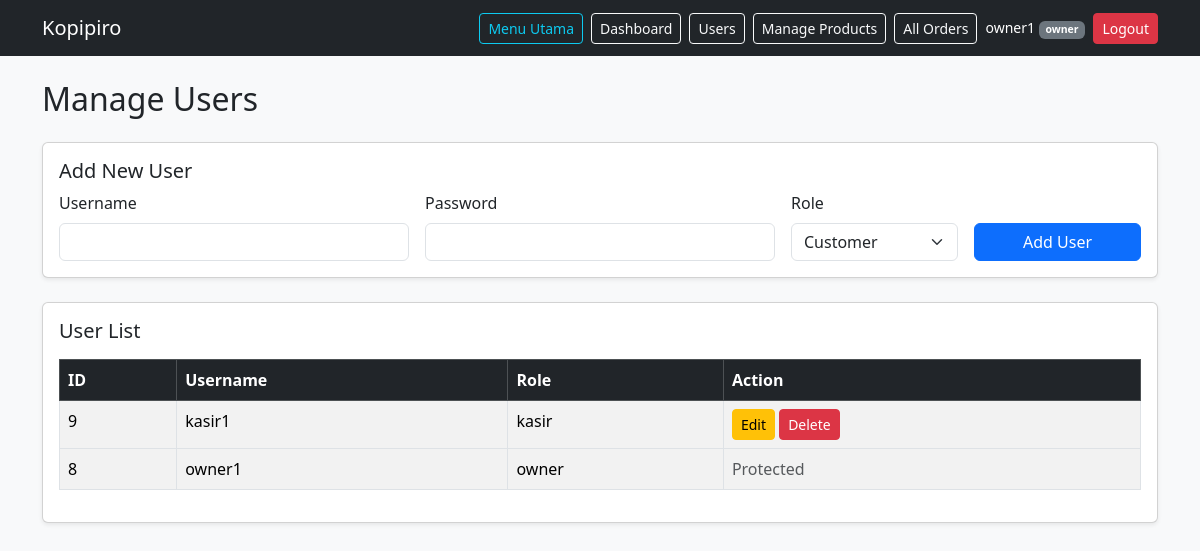
Page /users.php (signed in) on the committed database.
### tables this page shows
CREATE TABLE `users` (
  `id` int(11) NOT NULL,
  `username` varchar(50) NOT NULL,
  `password` varchar(255) NOT NULL,
  `role` enum('owner','customer','kasir') DEFAULT 'customer'
);

### users.php (the view, shortened to what this page needs)
<?php
include 'config.php';
$query = mysqli_query(
    $conn,
    "SELECT id, username, role FROM users ORDER BY id DESC"
);
?>
<!DOCTYPE html>
<html lang="en">
<head>
    <link href="https://cdn.jsdelivr.net/npm/bootstrap@5.3.3/dist/css/bootstrap.min.css"
          rel="stylesheet">
</head>
<body class="bg-light">
<?php include 'navbar.php'; ?>
<div class="container mt-4">
    <h2 class="mb-4">Manage Users</h2>
    <div class="card shadow-sm mb-4">
        <div class="card-body">
            <h5>Add New User</h5>
            <form method="POST">
                <div class="row g-3">
                    <div class="col-md-4">
                        <label class="form-label">Username</label>
                        <input type="text" name="username"
                               class="form-control" required>
                    </div>
                    <div class="col-md-4">
                        <label class="form-label">Password</label>
                        <input type="password" name="password"
                               class="form-control" required>
                    </div>
                    <div class="col-md-2">
                        <label class="form-label">Role</label>
                        <select name="role" class="form-select">
                            <option value="customer">Customer</option>
                        </select>
                    </div>
                    <div class="col-md-2 d-flex align-items-end">
                        <button type="submit" name="add_user"
                                class="btn btn-primary w-100">
                            Add User
                        </button>
                    </div>
                </div>
            </form>
        </div>
    </div>
    <div class="card shadow-sm">
        <div class="card-body">
            <h5 class="mb-3">User List</h5>
            <div class="table-responsive">
                <table class="table table-bordered table-striped">
                    <thead class="table-dark">
                        <tr>
                            <th>ID</th>
                            <th>Username</th>
                            <th>Role</th>
                            <th>Action</th>
                        </tr>
                    </thead>
                    <tbody>
                        <?php while ($user = mysqli_fetch_assoc($query)): ?>
                            <tr>
                                <td><?= $user['id'] ?></td>
                                <td>
                                    <?= htmlspecialchars($user['username']) ?>
                                </td>
                                <td>
                                    <?= htmlspecialchars($user['role']) ?>
                                </td>
                                <td>
                                    <?php if ($user['role'] !== 'owner'): ?>
                                        <button
                                            class="btn btn-warning btn-sm"
                                            data-bs-toggle="collapse"
                                            data-bs-target="#edit<?= $user['id'] ?>">
                                            Edit
                                        </button>
                                        <a href="users.php?delete=<?= $user['id'] ?>"
                                           class="btn btn-danger btn-sm"
                                           onclick="return confirm('Delete this user?')">
                                            Delete
                                        </a>
                                    <?php else: ?>
                                        <span class="text-muted">Protected</span>
                                    <?php endif; ?>
                                </td>
                            </tr>
                        <?php endwhile; ?>
                    </tbody>
                </table>
            </div>
        </div>
    </div>
</div>
</body>
</html>

### rows in the picture
users: id "9", username "kasir1", role "kasir"
users: id "8", username "owner1", role "owner", shows "Protected"

### other values in the picture
$_SESSION['username'] "owner1"
$_SESSION['role'] "owner"
